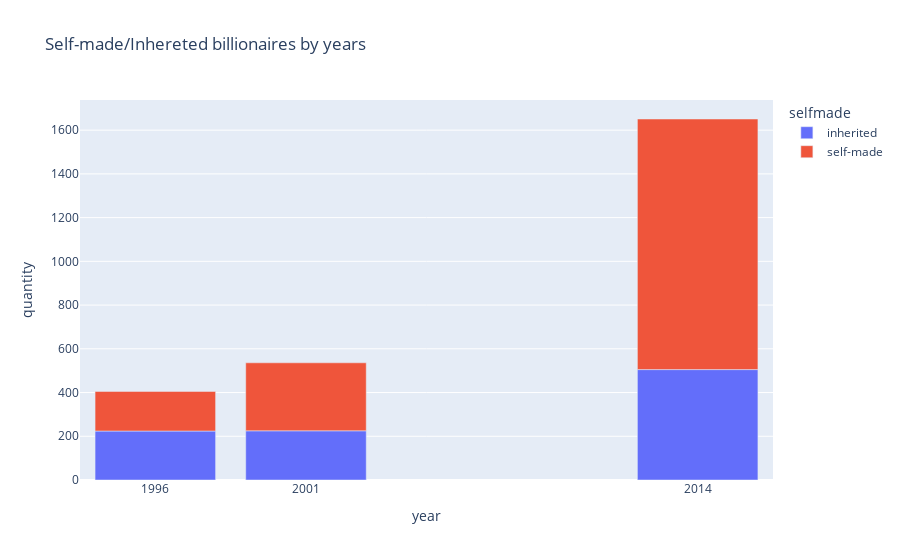

Here is the notebook cell this chart was saved with:
### Code cell
import plotly.express as px
years = [1996, 2001, 2014]
fig = px.bar(selfmade_billionaires, x="year", y="quantity", color="selfmade", title="Self-made/Inhereted billionaires by years ")
fig.update_layout(xaxis={'tickvals': years})


fig.show()

### Figure 1 — Plotly figure (JSON) as saved in the notebook; plotly's stock layout.template omitted (floating-point values rounded to 4 significant figures)
{"data": [{"alignmentgroup": "True", "hovertemplate": "selfmade=inherited<br>year=%{x}<br>quantity=%{y}<extra></extra>", "legendgroup": "inherited", "marker": {"color": "#636efa", "pattern": {"shape": ""}}, "name": "inherited", "offsetgroup": "inherited", "orientation": "v", "showlegend": true, "textposition": "auto", "type": "bar", "x": [1996, 2001, 2014], "xaxis": "x", "y": [224, 225, 505], "yaxis": "y"}, {"alignmentgroup": "True", "hovertemplate": "selfmade=self-made<br>year=%{x}<br>quantity=%{y}<extra></extra>", "legendgroup": "self-made", "marker": {"color": "#EF553B", "pattern": {"shape": ""}}, "name": "self-made", "offsetgroup": "self-made", "orientation": "v", "showlegend": true, "textposition": "auto", "type": "bar", "x": [1996, 2001, 2014], "xaxis": "x", "y": [181, 311, 1146], "yaxis": "y"}], "layout": {"barmode": "relative", "legend": {"title": {"text": "selfmade"}, "tracegroupgap": 0}, "title": {"text": "Self-made/Inhereted billionaires by years "}, "xaxis": {"anchor": "y", "domain": [0, 1], "tickvals": [1996, 2001, 2014], "title": {"text": "year"}}, "yaxis": {"anchor": "x", "domain": [0, 1], "title": {"text": "quantity"}}}}
